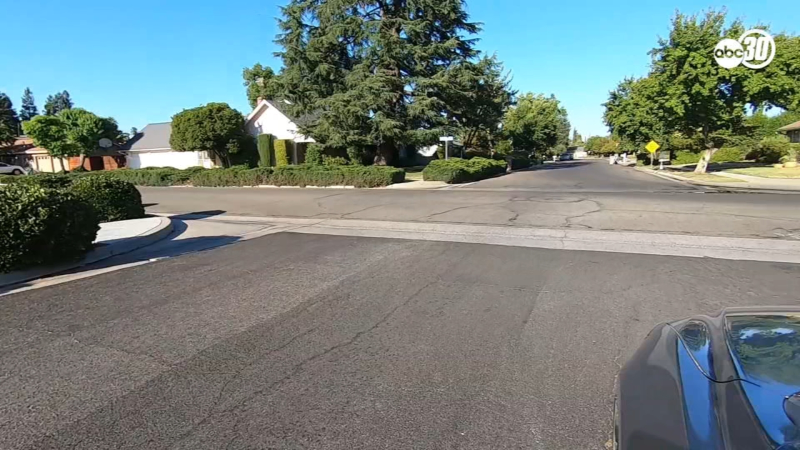
#> input picture images/no-stop-sign.jpg, 1600 x 900 px (shown at 1/2 size)
$ python main.py
#> lines starting #> are read from the running program, lines starting #| are printed output that depends on the picture
import numpy as np
import imageio.v3 as iio
import matplotlib.pyplot as plt
from scipy.ndimage import convolve
from skimage.transform import rescale, resize, AffineTransform
import os
# [15 lines of commented-out code are left out]

def rectify(arr):
    for i in range(len(arr)):
        if (arr[i] < 0):
            arr[i] = 0

def bw(image):
    r = image[:,:,0] #coefficients correspond to affect of color, more measurements of brightness for green
    g = image[:,:,1]
    b = image[:,:,2]
    return r*0.3 + g*0.6 + b*0.1


vertical_kernel_a = np.array([ #check for vertical lines
    [-1, 2, -1],
    [-1, 2, -1],
    [-1, 2, -1]
])

vertical_kernel_b = np.array([ #check for dark to bright
    [-1, 0, 1],
    [-1, 0, 1],
    [-1, 0, 1]
])

vertical_kernel_c = np.array([ #check for vertical lines but bigger
     [-1 ,-1, 4, -1, -1],
     [-1 ,-1, 4, -1, -1],
     [-1 ,-1, 4, -1, -1],
     [-1 ,-1, 4, -1, -1],
     [-1 ,-1, 4, -1, -1],
])

vertical_kernel_d = np.array([ #check for vertical lines but bigger and bigger values
     [-50 ,-50, 200, -50, -50], #[-2 ,-1, 6, -1, -2],
     [-50 ,-50, 200, -50, -50],
     [-50 ,-50, 200, -50, -50],
     [-50 ,-50, 200, -50, -50],
     [-50 ,-50, 200, -50, -50],
])
'''
9x9 kernel, 100x100 image, 100*100*81 operations, about 1 million, 10 imgs/s
'''
#print(kernel)
l = []
l.append(iio.imread(os.path.join("../images/","no-stop-sign.jpg")))
l.append(iio.imread(os.path.join("../images/","no-stop-sign2.jpg")))
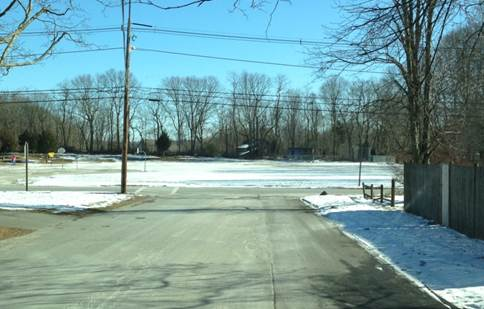
#> input picture images/no-stop-sign2.jpg, 484 x 309 px
l.append(iio.imread(os.path.join("../images/","no-stop-sign3.jpg")))
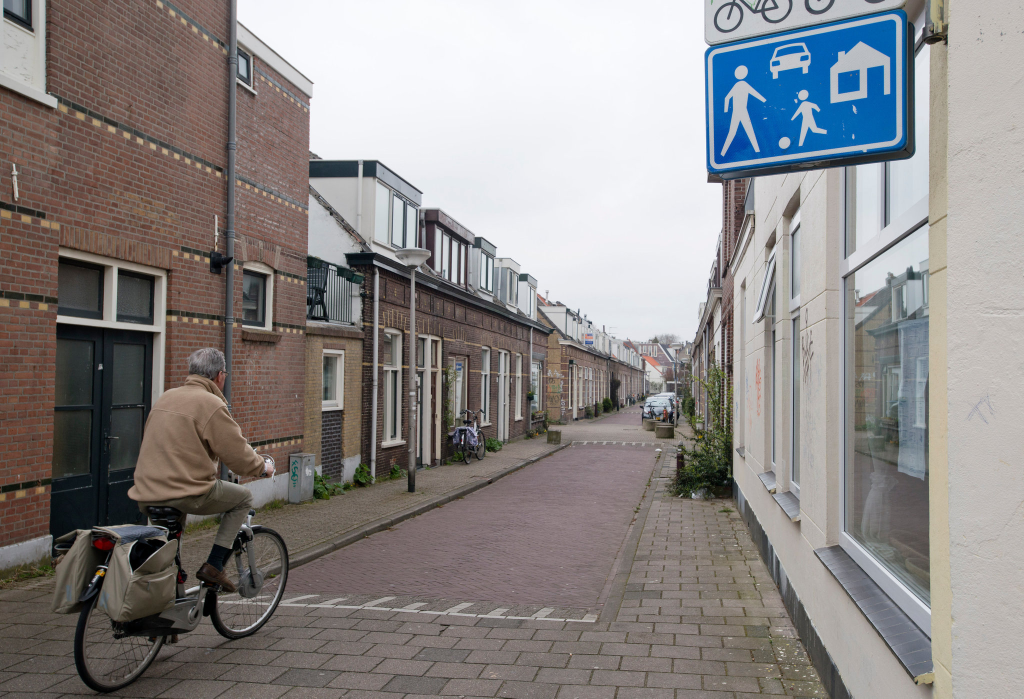
#> input picture images/no-stop-sign3.jpg, 2048 x 1397 px (shown at 1/2 size)
#> (the run stopped early here; a loop or call above may not have finished)
